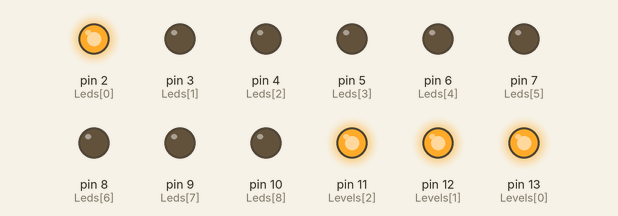
Recording of a sketch running on a simulated Arduino Uno, built with avr-gcc and run on an emulated ATmega328P. On the bench: output pins drawn as LEDs (lit = HIGH).

Above: at 0.02 s.
At 0.32 s:
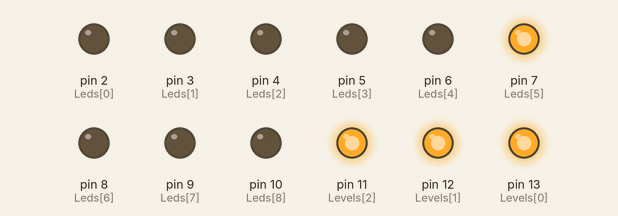
At 0.72 s:
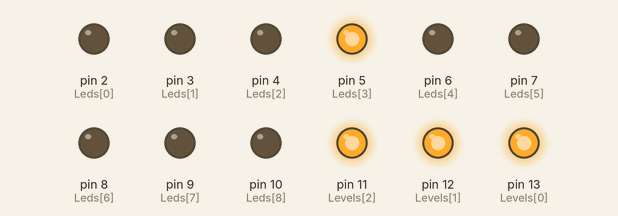
At 1.47 s:
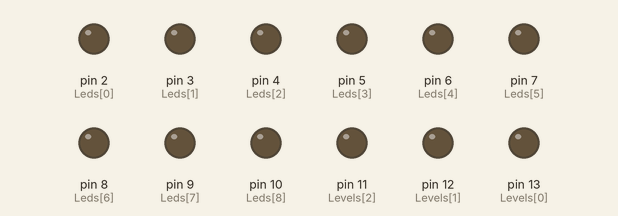
At 2.22 s:
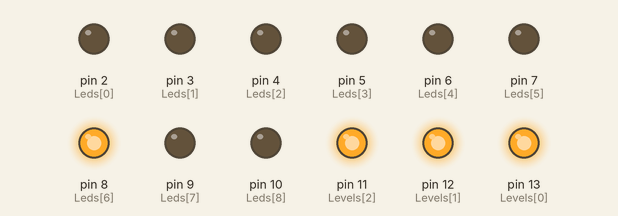
At 2.92 s:
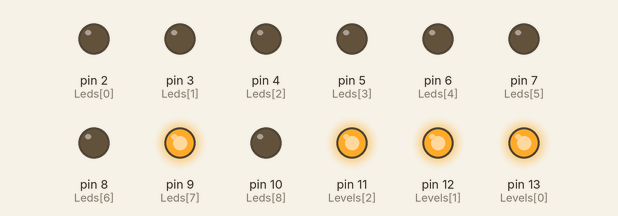
Timing chart, 0 to 3.2 s (numbered marks = the images above):
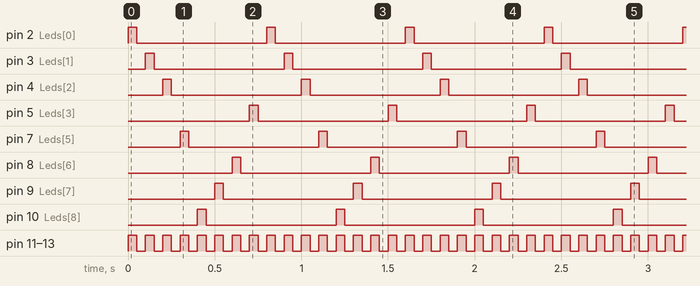

Measured:
- by itself, pin 11 (Levels[2]), pin 12 (Levels[1]), pin 13 (Levels[0]): alternates HIGH for 0.05 s and LOW for 0.05 s
- by itself, pin 2 (Leds[0]), pin 3 (Leds[1]), pin 4 (Leds[2]), pin 5 (Leds[3]), pin 7 (Leds[5]), pin 8 (Leds[6]), pin 9 (Leds[7]), pin 10 (Leds[8]): alternates HIGH for 0.05 s and LOW for 0.75 s
- by itself, everything shown: repeats every 0.80 s, in 16 steps

The sketch:

source.ino
```cpp
int Leds[] = {2,3,4,5,6,7,8,9,10};
int Levels[] = {13,12,11};

int interval = 50;

// the setup routine runs once when you press reset:
void setup() {
  // initialize the digital pin as an output.
  for (int i = 0; i < 9 ; i++)
  {
     pinMode(Leds[i], OUTPUT);
  }

  for (int i = 0; i < 3 ; i++)
  {
     pinMode(Levels[i], OUTPUT);
  }

}

// the loop routine runs over and over again forever:
void loop() {
  digitalWrite(Leds[0], HIGH);   // turn ON the LED on column 0
  digitalWrite(Levels[0], HIGH);   // turn ON the LED on Level 0
  digitalWrite(Levels[1], HIGH);   // turn ON the LED on Level 1
  digitalWrite(Levels[2], HIGH);   // turn ON the LED on Level 2
  delay(interval);               // wait for a second
  digitalWrite(Leds[0], LOW);   // turn OFF the LED on (HIGH is the voltage level)
  digitalWrite(Levels[0], LOW);   // turn OFF the LED on Level 0
  digitalWrite(Levels[1], LOW);   // turn OFF the LED on Level 1
  digitalWrite(Levels[2], LOW);   // turn OFF the LED on Level 2
  delay(interval);               // wait for a second

  digitalWrite(Leds[1], HIGH);   // turn ON the LED on column 0
  digitalWrite(Levels[0], HIGH);   // turn ON the LED on Level 0
  digitalWrite(Levels[1], HIGH);   // turn ON the LED on Level 1
  digitalWrite(Levels[2], HIGH);   // turn ON the LED on Level 2
  delay(interval);               // wait for a second
  digitalWrite(Leds[1], LOW);   // turn OFF the LED on (HIGH is the voltage level)
  digitalWrite(Levels[0], LOW);   // turn OFF the LED on Level 0
  digitalWrite(Levels[1], LOW);   // turn OFF the LED on Level 1
  digitalWrite(Levels[2], LOW);   // turn OFF the LED on Level 2
  delay(interval);               // wait for a second

  digitalWrite(Leds[2], HIGH);   // turn ON the LED on column 0
  digitalWrite(Levels[0], HIGH);   // turn ON the LED on Level 0
  digitalWrite(Levels[1], HIGH);   // turn ON the LED on Level 1
  digitalWrite(Levels[2], HIGH);   // turn ON the LED on Level 2
  delay(interval);               // wait for a second
  digitalWrite(Leds[2], LOW);   // turn OFF the LED on (HIGH is the voltage level)
  digitalWrite(Levels[0], LOW);   // turn OFF the LED on Level 0
  digitalWrite(Levels[1], LOW);   // turn OFF the LED on Level 1
  digitalWrite(Levels[2], LOW);   // turn OFF the LED on Level 2
  delay(interval);               // wait for a second

  digitalWrite(Leds[5], HIGH);   // turn ON the LED on column 0
  digitalWrite(Levels[0], HIGH);   // turn ON the LED on Level 0
  digitalWrite(Levels[1], HIGH);   // turn ON the LED on Level 1
  digitalWrite(Levels[2], HIGH);   // turn ON the LED on Level 2
  delay(interval);               // wait for a second
  digitalWrite(Leds[5], LOW);   // turn OFF the LED on (HIGH is the voltage level)
  digitalWrite(Levels[0], LOW);   // turn OFF the LED on Level 0
  digitalWrite(Levels[1], LOW);   // turn OFF the LED on Level 1
  digitalWrite(Levels[2], LOW);   // turn OFF the LED on Level 2
  delay(interval);               // wait for a second

  digitalWrite(Leds[8], HIGH);   // turn ON the LED on column 0
  digitalWrite(Levels[0], HIGH);   // turn ON the LED on Level 0
  digitalWrite(Levels[1], HIGH);   // turn ON the LED on Level 1
  digitalWrite(Levels[2], HIGH);   // turn ON the LED on Level 2
  delay(interval);               // wait for a second
  digitalWrite(Leds[8], LOW);   // turn OFF the LED on (HIGH is the voltage level)
  digitalWrite(Levels[0], LOW);   // turn OFF the LED on Level 0
  digitalWrite(Levels[1], LOW);   // turn OFF the LED on Level 1
  digitalWrite(Levels[2], LOW);   // turn OFF the LED on Level 2
  delay(interval);

  digitalWrite(Leds[7], HIGH);   // turn ON the LED on column 0
  digitalWrite(Levels[0], HIGH);   // turn ON the LED on Level 0
  digitalWrite(Levels[1], HIGH);   // turn ON the LED on Level 1
  digitalWrite(Levels[2], HIGH);   // turn ON the LED on Level 2
  delay(interval);               // wait for a second
  digitalWrite(Leds[7], LOW);   // turn OFF the LED on (HIGH is the voltage level)
  digitalWrite(Levels[0], LOW);   // turn OFF the LED on Level 0
  digitalWrite(Levels[1], LOW);   // turn OFF the LED on Level 1
  digitalWrite(Levels[2], LOW);   // turn OFF the LED on Level 2
  delay(interval);

  digitalWrite(Leds[6], HIGH);   // turn ON the LED on column 0
  digitalWrite(Levels[0], HIGH);   // turn ON the LED on Level 0
  digitalWrite(Levels[1], HIGH);   // turn ON the LED on Level 1
  digitalWrite(Levels[2], HIGH);   // turn ON the LED on Level 2
  delay(interval);               // wait for a second
  digitalWrite(Leds[6], LOW);   // turn OFF the LED on (HIGH is the voltage level)
  digitalWrite(Levels[0], LOW);   // turn OFF the LED on Level 0
  digitalWrite(Levels[1], LOW);   // turn OFF the LED on Level 1
  digitalWrite(Levels[2], LOW);   // turn OFF the LED on Level 2
  delay(interval);

  digitalWrite(Leds[3], HIGH);   // turn ON the LED on column 0
  digitalWrite(Levels[0], HIGH);   // turn ON the LED on Level 0
  digitalWrite(Levels[1], HIGH);   // turn ON the LED on Level 1
  digitalWrite(Levels[2], HIGH);   // turn ON the LED on Level 2
  delay(interval);               // wait for a second
  digitalWrite(Leds[3], LOW);   // turn OFF the LED on (HIGH is the voltage level)
  digitalWrite(Levels[0], LOW);   // turn OFF the LED on Level 0
  digitalWrite(Levels[1], LOW);   // turn OFF the LED on Level 1
  digitalWrite(Levels[2], LOW);   // turn OFF the LED on Level 2
  delay(interval);


}
```
